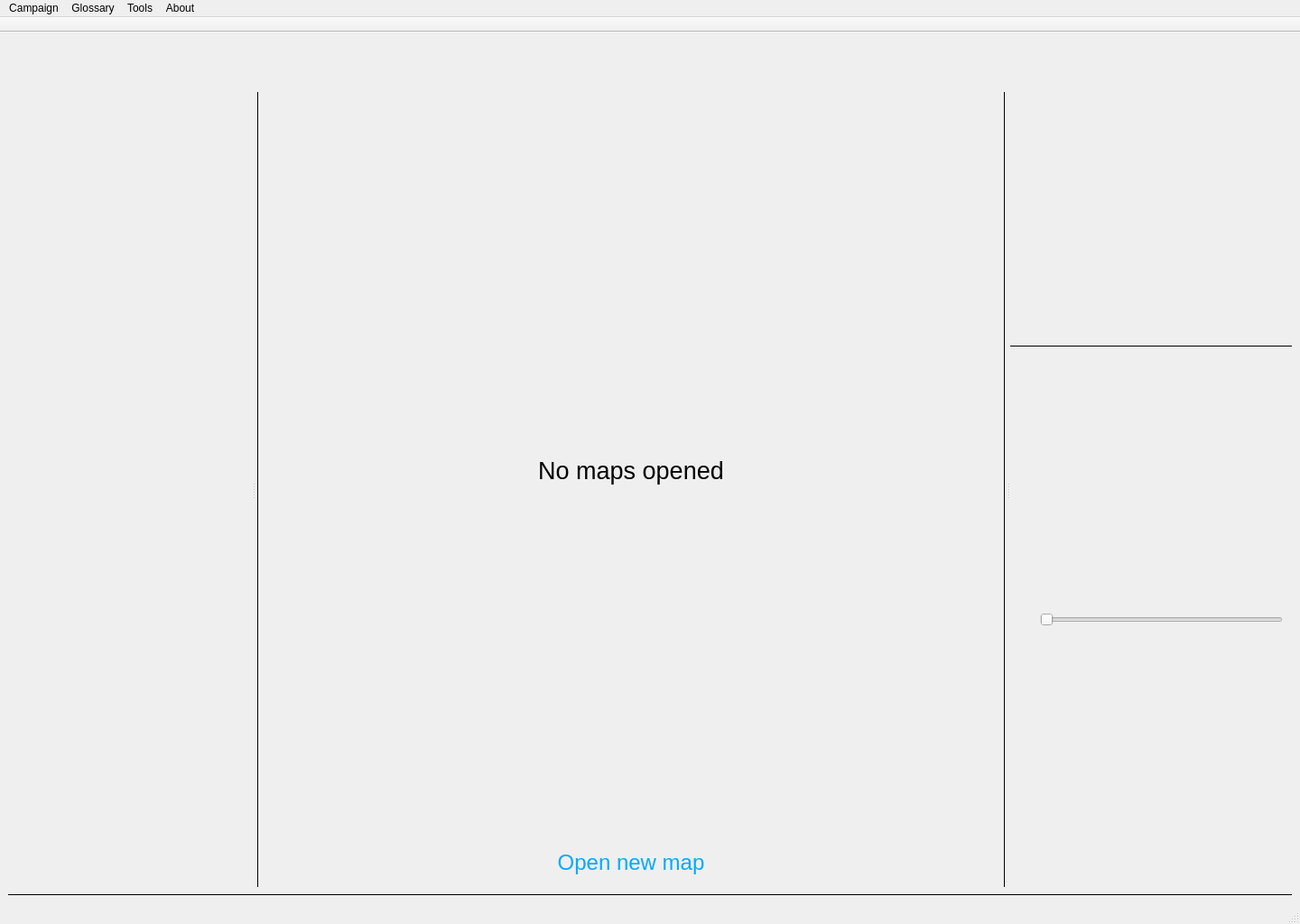
<?xml version="1.0" encoding="UTF-8"?>
<ui version="4.0">
 <class>MainWindow</class>
 <widget class="QMainWindow" name="MainWindow">
  <property name="geometry">
   <rect>
    <x>0</x>
    <y>0</y>
    <width>1440</width>
    <height>1024</height>
   </rect>
  </property>
  <property name="sizePolicy">
   <sizepolicy hsizetype="Expanding" vsizetype="Expanding">
    <horstretch>0</horstretch>
    <verstretch>0</verstretch>
   </sizepolicy>
  </property>
  <property name="contextMenuPolicy">
   <enum>Qt::NoContextMenu</enum>
  </property>
  <property name="windowTitle">
   <string>DM-assist</string>
  </property>
  <widget class="QWidget" name="centralwidget">
   <layout class="QVBoxLayout" name="verticalLayout">
    <item>
     <widget class="UpdateBannerWidget" name="updateBanner" native="true">
      <property name="maximumSize">
       <size>
        <width>16777215</width>
        <height>50</height>
       </size>
      </property>
     </widget>
    </item>
    <item>
     <widget class="QSplitter" name="splitter">
      <property name="frameShape">
       <enum>QFrame::NoFrame</enum>
      </property>
      <property name="orientation">
       <enum>Qt::Horizontal</enum>
      </property>
      <widget class="QWidget" name="leftAsideWidget" native="true">
       <property name="sizePolicy">
        <sizepolicy hsizetype="Preferred" vsizetype="Preferred">
         <horstretch>0</horstretch>
         <verstretch>0</verstretch>
        </sizepolicy>
       </property>
       <property name="minimumSize">
        <size>
         <width>270</width>
         <height>0</height>
        </size>
       </property>
       <property name="maximumSize">
        <size>
         <width>1200</width>
         <height>16777215</height>
        </size>
       </property>
       <layout class="QVBoxLayout" name="leftAsideLayout">
        <property name="spacing">
         <number>5</number>
        </property>
        <property name="leftMargin">
         <number>0</number>
        </property>
        <property name="topMargin">
         <number>0</number>
        </property>
        <property name="rightMargin">
         <number>0</number>
        </property>
        <property name="bottomMargin">
         <number>0</number>
        </property>
        <item>
         <layout class="QVBoxLayout" name="campaignLayout"/>
        </item>
        <item>
         <layout class="QVBoxLayout" name="rollLayout"/>
        </item>
       </layout>
      </widget>
      <widget class="QWidget" name="mainViewWidget" native="true">
       <property name="sizePolicy">
        <sizepolicy hsizetype="Expanding" vsizetype="Expanding">
         <horstretch>0</horstretch>
         <verstretch>0</verstretch>
        </sizepolicy>
       </property>
       <layout class="QHBoxLayout" name="mainViewLayout">
        <property name="leftMargin">
         <number>1</number>
        </property>
        <property name="topMargin">
         <number>1</number>
        </property>
        <property name="rightMargin">
         <number>1</number>
        </property>
        <property name="bottomMargin">
         <number>1</number>
        </property>
        <item>
         <widget class="Line" name="line_3">
          <property name="frameShadow">
           <enum>QFrame::Plain</enum>
          </property>
          <property name="orientation">
           <enum>Qt::Vertical</enum>
          </property>
         </widget>
        </item>
        <item>
         <widget class="QWidget" name="placeHolderWidget" native="true">
          <layout class="QVBoxLayout" name="phLayout">
           <item>
            <widget class="QLabel" name="Msg">
             <property name="minimumSize">
              <size>
               <width>300</width>
               <height>0</height>
              </size>
             </property>
             <property name="font">
              <font>
               <pointsize>20</pointsize>
              </font>
             </property>
             <property name="text">
              <string>No maps opened</string>
             </property>
             <property name="alignment">
              <set>Qt::AlignCenter</set>
             </property>
            </widget>
           </item>
           <item>
            <widget class="QPushButton" name="openMapButton">
             <property name="palette">
              <palette>
               <active>
                <colorrole role="ButtonText">
                 <brush brushstyle="SolidPattern">
                  <color alpha="255">
                   <red>0</red>
                   <green>170</green>
                   <blue>255</blue>
                  </color>
                 </brush>
                </colorrole>
               </active>
               <inactive>
                <colorrole role="ButtonText">
                 <brush brushstyle="SolidPattern">
                  <color alpha="255">
                   <red>0</red>
                   <green>170</green>
                   <blue>255</blue>
                  </color>
                 </brush>
                </colorrole>
               </inactive>
               <disabled>
                <colorrole role="ButtonText">
                 <brush brushstyle="SolidPattern">
                  <color alpha="255">
                   <red>120</red>
                   <green>120</green>
                   <blue>120</blue>
                  </color>
                 </brush>
                </colorrole>
               </disabled>
              </palette>
             </property>
             <property name="font">
              <font>
               <pointsize>18</pointsize>
              </font>
             </property>
             <property name="text">
              <string>Open new map</string>
             </property>
             <property name="flat">
              <bool>true</bool>
             </property>
            </widget>
           </item>
          </layout>
         </widget>
        </item>
        <item>
         <widget class="Line" name="line">
          <property name="frameShadow">
           <enum>QFrame::Plain</enum>
          </property>
          <property name="orientation">
           <enum>Qt::Vertical</enum>
          </property>
         </widget>
        </item>
       </layout>
      </widget>
      <widget class="QWidget" name="rightAsideWidget" native="true">
       <property name="sizePolicy">
        <sizepolicy hsizetype="Expanding" vsizetype="Expanding">
         <horstretch>0</horstretch>
         <verstretch>0</verstretch>
        </sizepolicy>
       </property>
       <property name="maximumSize">
        <size>
         <width>2000</width>
         <height>16777215</height>
        </size>
       </property>
       <layout class="QVBoxLayout" name="rightAsideLayout">
        <property name="leftMargin">
         <number>0</number>
        </property>
        <property name="topMargin">
         <number>0</number>
        </property>
        <property name="rightMargin">
         <number>0</number>
        </property>
        <property name="bottomMargin">
         <number>0</number>
        </property>
        <item>
         <layout class="QVBoxLayout" name="trackerLayout"/>
        </item>
        <item>
         <widget class="Line" name="line_2">
          <property name="frameShadow">
           <enum>QFrame::Plain</enum>
          </property>
          <property name="orientation">
           <enum>Qt::Horizontal</enum>
          </property>
         </widget>
        </item>
        <item>
         <layout class="QVBoxLayout" name="musicLayout">
          <property name="spacing">
           <number>0</number>
          </property>
          <item>
           <layout class="QHBoxLayout" name="volumeLayout">
            <property name="spacing">
             <number>3</number>
            </property>
            <item>
             <widget class="QPushButton" name="muteButton">
              <property name="maximumSize">
               <size>
                <width>30</width>
                <height>30</height>
               </size>
              </property>
              <property name="text">
               <string/>
              </property>
              <property name="icon">
               <iconset resource="../../resources/static/app_resources.qrc">
                <normaloff>:/player/Volume-1.svg</normaloff>:/player/Volume-1.svg</iconset>
              </property>
              <property name="iconSize">
               <size>
                <width>25</width>
                <height>25</height>
               </size>
              </property>
              <property name="flat">
               <bool>true</bool>
              </property>
             </widget>
            </item>
            <item>
             <widget class="QSlider" name="volumeSlider">
              <property name="maximumSize">
               <size>
                <width>16777215</width>
                <height>30</height>
               </size>
              </property>
              <property name="maximum">
               <number>100</number>
              </property>
              <property name="orientation">
               <enum>Qt::Horizontal</enum>
              </property>
             </widget>
            </item>
            <item>
             <widget class="QLabel" name="volMaxLabel">
              <property name="maximumSize">
               <size>
                <width>30</width>
                <height>30</height>
               </size>
              </property>
              <property name="text">
               <string/>
              </property>
              <property name="pixmap">
               <pixmap resource="../../resources/static/app_resources.qrc">:/player/Volume-2.svg</pixmap>
              </property>
             </widget>
            </item>
           </layout>
          </item>
         </layout>
        </item>
       </layout>
      </widget>
     </widget>
    </item>
    <item>
     <widget class="Line" name="line_4">
      <property name="frameShadow">
       <enum>QFrame::Plain</enum>
      </property>
      <property name="orientation">
       <enum>Qt::Horizontal</enum>
      </property>
     </widget>
    </item>
   </layout>
  </widget>
  <widget class="QMenuBar" name="menubar">
   <property name="geometry">
    <rect>
     <x>0</x>
     <y>0</y>
     <width>1440</width>
     <height>22</height>
    </rect>
   </property>
   <property name="font">
    <font>
     <pointsize>9</pointsize>
    </font>
   </property>
   <property name="nativeMenuBar">
    <bool>true</bool>
   </property>
   <widget class="QMenu" name="menuCampain">
    <property name="title">
     <string>Campaign</string>
    </property>
    <widget class="QMenu" name="menuAdd">
     <property name="title">
      <string>Add</string>
     </property>
     <addaction name="actionAddMap"/>
     <addaction name="actionAddCharacter"/>
    </widget>
    <widget class="QMenu" name="menuRecent">
     <property name="title">
      <string>Recent campaigns</string>
     </property>
    </widget>
    <addaction name="actionNew"/>
    <addaction name="actionOpen"/>
    <addaction name="menuRecent"/>
    <addaction name="actionClose"/>
    <addaction name="actionReload"/>
    <addaction name="separator"/>
    <addaction name="actionSettings"/>
    <addaction name="menuAdd"/>
   </widget>
   <widget class="QMenu" name="menuGlossary">
    <property name="title">
     <string>Glossary</string>
    </property>
    <addaction name="actionSpells"/>
    <addaction name="actionMonsters"/>
    <addaction name="actionMagic_items"/>
   </widget>
   <widget class="QMenu" name="menuTools">
    <property name="title">
     <string>Tools</string>
    </property>
    <addaction name="actionCharacterBuilder"/>
   </widget>
   <widget class="QMenu" name="menuAbout">
    <property name="title">
     <string>About</string>
    </property>
    <addaction name="actionHelp"/>
    <addaction name="actionDonate"/>
    <addaction name="actionReport_bug"/>
    <addaction name="actionCheck"/>
    <addaction name="actionSources"/>
   </widget>
   <addaction name="menuCampain"/>
   <addaction name="menuGlossary"/>
   <addaction name="menuTools"/>
   <addaction name="menuAbout"/>
  </widget>
  <widget class="QStatusBar" name="statusbar"/>
  <widget class="QToolBar" name="toolBar">
   <property name="windowTitle">
    <string>toolBar</string>
   </property>
   <property name="movable">
    <bool>false</bool>
   </property>
   <attribute name="toolBarArea">
    <enum>TopToolBarArea</enum>
   </attribute>
   <attribute name="toolBarBreak">
    <bool>false</bool>
   </attribute>
  </widget>
  <action name="actionNew">
   <property name="text">
    <string>New</string>
   </property>
   <property name="shortcut">
    <string>Ctrl+N</string>
   </property>
  </action>
  <action name="actionOpen">
   <property name="text">
    <string>Open</string>
   </property>
   <property name="shortcut">
    <string>Ctrl+O</string>
   </property>
  </action>
  <action name="actionSpells">
   <property name="enabled">
    <bool>false</bool>
   </property>
   <property name="text">
    <string>Spells</string>
   </property>
  </action>
  <action name="actionMonsters">
   <property name="enabled">
    <bool>false</bool>
   </property>
   <property name="text">
    <string>Monsters</string>
   </property>
  </action>
  <action name="actionMagic_items">
   <property name="enabled">
    <bool>false</bool>
   </property>
   <property name="text">
    <string>Magic items</string>
   </property>
  </action>
  <action name="actionSettings">
   <property name="text">
    <string>Settings</string>
   </property>
   <property name="toolTip">
    <string>Settings (ctrl+alt+s)</string>
   </property>
   <property name="shortcut">
    <string notr="true">Ctrl+Alt+S</string>
   </property>
  </action>
  <action name="actionCharacterBuilder">
   <property name="enabled">
    <bool>false</bool>
   </property>
   <property name="text">
    <string>Character builder</string>
   </property>
   <property name="toolTip">
    <string>Character builder</string>
   </property>
  </action>
  <action name="actionClose">
   <property name="text">
    <string>Close</string>
   </property>
  </action>
  <action name="actionHelp">
   <property name="text">
    <string>Help</string>
   </property>
  </action>
  <action name="actionDonate">
   <property name="text">
    <string>Donate</string>
   </property>
  </action>
  <action name="actionReport_bug">
   <property name="text">
    <string>Report bug</string>
   </property>
  </action>
  <action name="actionAddMap">
   <property name="text">
    <string>Map</string>
   </property>
  </action>
  <action name="actionReload">
   <property name="icon">
    <iconset resource="../../resources/static/app_resources.qrc">
     <normaloff>:/reload.svg</normaloff>:/reload.svg</iconset>
   </property>
   <property name="text">
    <string>Reload from disk</string>
   </property>
   <property name="toolTip">
    <string>Reload campaign from disk</string>
   </property>
  </action>
  <action name="actionAddCharacter">
   <property name="text">
    <string>Character</string>
   </property>
  </action>
  <action name="actionSources">
   <property name="text">
    <string>Sources</string>
   </property>
  </action>
  <action name="actionCheck">
   <property name="text">
    <string>Check for updates</string>
   </property>
  </action>
 </widget>
 <customwidgets>
  <customwidget>
   <class>UpdateBannerWidget</class>
   <extends>QWidget</extends>
   <header location="global">updatemanager.h</header>
   <container>1</container>
  </customwidget>
 </customwidgets>
 <resources>
  <include location="../../resources/static/app_resources.qrc"/>
  <include location="static/app_resources.qrc"/>
 </resources>
 <connections/>
</ui>
